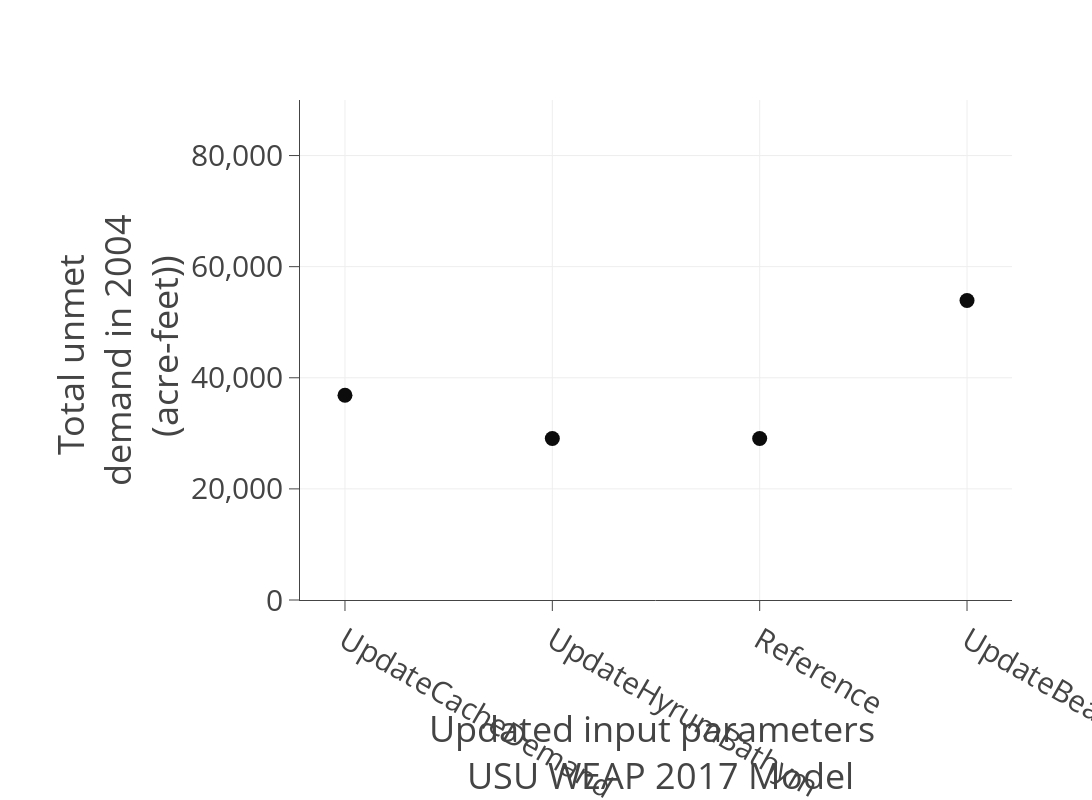

Write notebook code for a chart like this one.
### Markdown cell above
# plot the unmet demad for all the scenarios

### Code cell
# xx=['Reference','Cache County <br> demand','Hyrum  <br> Bathymetry','Headflow <br> supply']


# yy=[Reference,UpdateDemand,UpdateBathem,UpdateHeadflows]
keys = UnmetDemandEstimate.keys()
vals = UnmetDemandEstimate.values()
keys,values = zip(*UnmetDemandEstimate.items())
print vals
print keys


ss= go.Scatter(
            x=keys,
            y=vals,
            mode = 'markers',
            marker = dict(
                size =15,
                color = '#0c0c0c',
                maxdisplayed=20,
                symbol ='circle',
                )
)

data=[ss]

layout = dict(
    #title = "Use Case 3.3",
    yaxis = dict(
        title = "Total unmet <br> demand in 2004 <br> (acre-feet))",
        tickformat= ',',
        showline=True,
        dtick='20000',
        ticks='outside',
        ticklen=10,
         range = ['0', '90000']


                ),
    
    xaxis = dict(
        title = "Updated input parameters <br> USU WEAP 2017 Model",
        showline=True,
        ticks='outside',

        ticklen=10
                    ),
    legend=dict(
        x=0.1,y=0.6,
          bordercolor='#00000',
            borderwidth=2
        
               ),
    width=1200,
    height=800,
    #paper_bgcolor='rgb(233,233,233)',
    #plot_bgcolor='rgb(233,233,233)',
    margin=go.Margin(l=300,b=200),
    font=dict(size=30)
             )
# create a figure object
fig = dict(data=data, layout=layout)
#py.iplot(fig, filename = "2.3Identify_SeasonalValues") 


## it can be run from the local machine on Pycharm like this like below
## It would also work here offline but in a seperate window  
offline.iplot(fig,filename = 'jupyter/UnmentDemand@BirdRefuge' )

### Figure 1 — Plotly figure (JSON) as saved in the notebook; plotly's stock layout.template omitted (floating-point values rounded to 4 significant figures)
{"data": [{"marker": {"color": "#0c0c0c", "maxdisplayed": 20, "size": 15, "symbol": "circle"}, "mode": "markers", "type": "scatter", "x": ["UpdateCacheDemand", "UpdateHyrumBathym", "Reference", "UpdateBearHeadFlowDry"], "y": [36860.0, 29060.0, 29060.0, 53920.0]}], "layout": {"font": {"size": 30}, "height": 800, "legend": {"bordercolor": "#00000", "borderwidth": 2, "x": 0.1, "y": 0.6}, "margin": {"b": 200, "l": 300}, "width": 1200, "xaxis": {"showline": true, "ticklen": 10, "ticks": "outside", "title": "Updated input parameters <br> USU WEAP 2017 Model"}, "yaxis": {"dtick": "20000", "range": ["0", "90000"], "showline": true, "tickformat": ",", "ticklen": 10, "ticks": "outside", "title": "Total unmet <br> demand in 2004 <br> (acre-feet))"}}}
